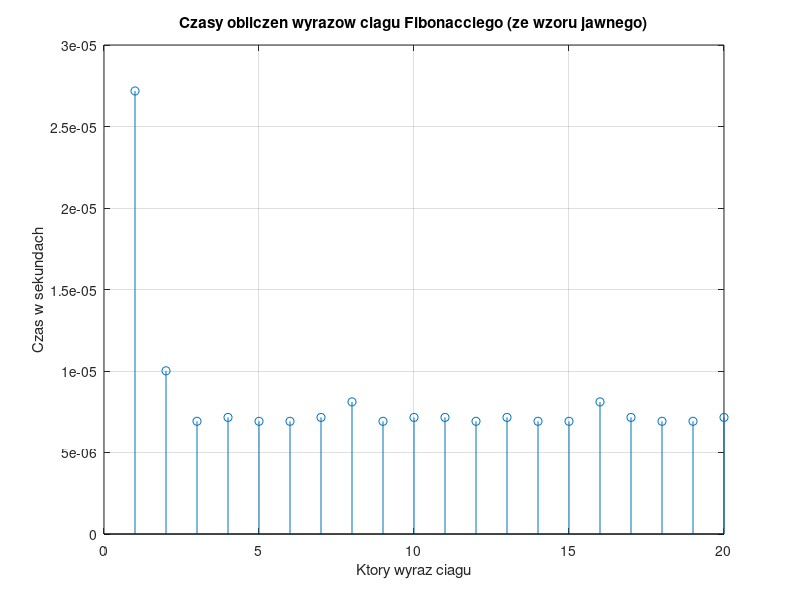

Here is the MATLAB script that generated this plot:
n = 20; % ile wyrazow obliczyc
F = 0; % wyrazy ciagu
T = 0; % czasy obliczania kazdego wyrazu
for i = 1:n
    tic % rozpocznij pomiar czasu
    F(i) = 1/sqrt(5) * (((1 + sqrt(5))/2)^i - ((1 - sqrt(5))/2)^i);
    T(i) = toc; % zapisz czas
end

stem(1:n, T); % narysuj wykres dyskretny, sformatuj
grid on;
title('Czasy obliczen wyrazow ciagu Fibonacciego (ze wzoru jawnego)');
xlabel('Ktory wyraz ciagu');
ylabel('Czas w sekundach');
